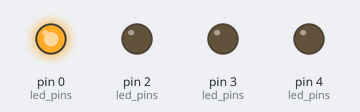
This sketch was run on a simulated Arduino Uno, built with avr-gcc and run on an emulated ATmega328P. On the bench: output pins drawn as LEDs (lit = HIGH).

Above: at 0.3 s.
At 1.62 s:
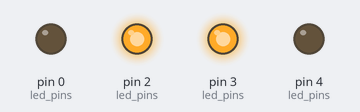
At 2.0 s:
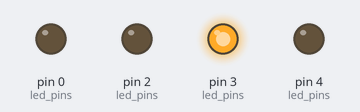
At 3.2 s:
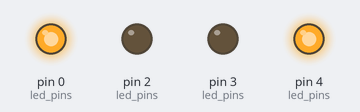
At 4.1 s:
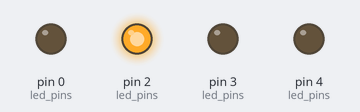
At 5.5 s:
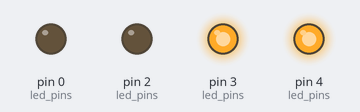
Timing chart, 0 to 6.9 s (numbered marks = the images above):
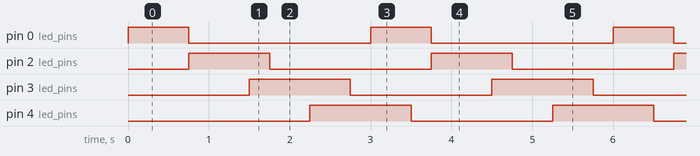

Measured:
- by itself, pin 0 (led_pins): alternates HIGH for 0.75 s and LOW for 2.3 s
- by itself, pin 2 (led_pins): alternates HIGH for 1.0 s and LOW for 2.0 s
- by itself, pin 3 (led_pins), pin 4 (led_pins): alternates HIGH for 1.3 s and LOW for 1.8 s

The sketch:

_06_charlieplexing.ino
```cpp
int led_pins[] = {0,2,3,4};

void setup() {
  resetPins();
}

void loop() {
  for(int high_index = 0; high_index < 4; high_index++) {
      for(int low_index = 0; low_index < 4; low_index++) {

        if (low_index != high_index) {
          int high_pin = led_pins[high_index];
          int low_pin = led_pins[low_index];

          pinMode(high_pin, OUTPUT);
          digitalWrite(high_pin, HIGH);

          pinMode(low_pin, OUTPUT);
          digitalWrite(low_pin, LOW);

          delay(250);
          resetPins();
        }
      }
   }
}

void resetPins() {
  for(int index = 0; index < sizeof(led_pins); index++) {
    int input_pin = led_pins[index];
    pinMode(input_pin, INPUT);
    digitalWrite(input_pin, LOW);
  }
}
```
